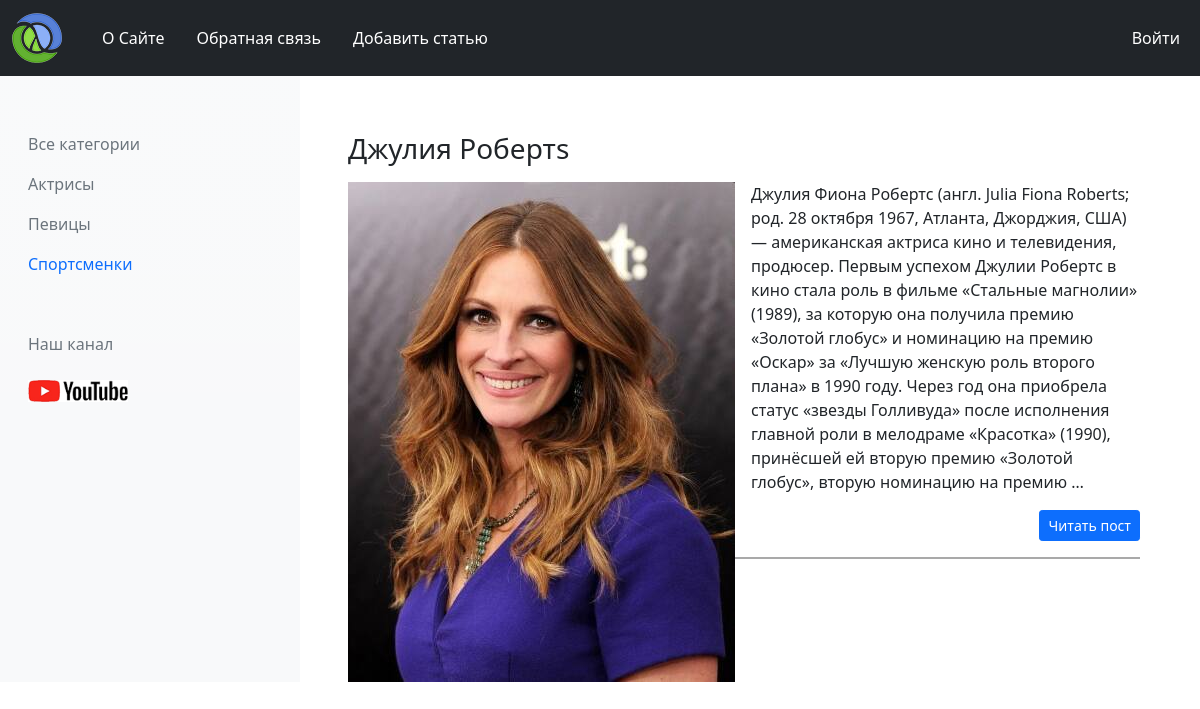
The page /category/sportsmenki on the database its author committed.
### deflor/models.py (models this page shows, shortened)
class Category(models.Model):
    name = models.CharField(max_length=100)
    slug = models.SlugField(max_length=100, db_index=True, unique=True, null=True, verbose_name="URL")
    def get_absolute_url(self):
        return reverse("category", kwargs={'cat_slug': self.slug})
    class Meta:
        verbose_name = "Категории"
        verbose_name_plural = "Категории"

class Women(models.Model):
    title = models.CharField(max_length=255, verbose_name="Имя")
    slug = models.SlugField(max_length=100, db_index=True, unique=True, null=True, verbose_name="URL")
    content = models.TextField(blank=True, verbose_name="Описание")
    photo = models.ImageField(upload_to="photos/%Y/%m/%d/", verbose_name="Фото")
    time_create = models.DateTimeField(auto_now_add=True, verbose_name="Время создания")
    time_update = models.DateTimeField(auto_now=True, verbose_name="Время изменения")
    is_published = models.BooleanField(default=True, verbose_name="Опубликован")
    cat = models.ForeignKey('Category', on_delete=models.PROTECT, null=True, verbose_name="Категория")
    def get_absolute_url(self):
        return reverse("show", kwargs={'post_slug': self.slug})
    class Meta:
        verbose_name = "Известные женщины"
        verbose_name_plural = "Известные женщины"

### deflor/views.py (the view)
# urls.py: path('category/<slug:cat_slug>', ShowCategory.as_view(), name="category"),
class ShowCategory(ListView):
    model = Women
    template_name = "deflor/category.html"
    context_object_name = 'womens'
    def get_context_data(self, **kwargs):
        context = super().get_context_data(**kwargs)
        context['category'] = Category.objects.all()
        context['menu'] = menu
        context['title'] = Category.objects.get(slug=self.kwargs["cat_slug"]).name
        context['cat_select'] = context['womens'][0].cat_id
        return context
    def get_queryset(self):
        return Women.objects.filter(cat__slug=self.kwargs["cat_slug"], is_published=True)

### deflor/templates/deflor/category.html (shortened to what this page needs)
{% extends "deflor/base.html" %}
{% load thumbnail %}
{% block content %}
{% for women in womens %}
<div class="row">
    <div class="col ps-5">
        <div class="content_text pb-3 me-5">
            <h3 class="pb-2 pt-2"> {{ women.title }}</h3>
            <div class="float-start pe-3">
                {% thumbnail women.photo "200x200" crop="center" as im %}
                <img src="{{ im.url }}">
                {% endthumbnail %}
            </div>
            {{ women.content|linebreaks|truncatechars:550 }}
            <div class="d-flex justify-content-end">
                <a href="{{ women.get_absolute_url }}" class="btn btn-primary btn-sm" type="button">Читать пост</a>
            </div>
        </div>
    </div>
</div>
{% endfor %}
{% endblock content %}

### deflor/templates/deflor/base.html (shortened to what this page needs)
{% load static %}
<!DOCTYPE html>
<html lang="ru">
<head>
    <link rel="stylesheet" href="https://cdn.jsdelivr.net/npm/bootstrap-icons@1.9.1/font/bootstrap-icons.css">
    <link href="https://cdn.jsdelivr.net/npm/bootstrap@5.0.2/dist/css/bootstrap.min.css" rel="stylesheet"
>
    <link rel="stylesheet" href="{% static 'deflor/css/style.css' %}">
</head>
<body>
<nav class="navbar navbar-expand-lg navbar-dark bg-dark">
    <div class="container-fluid">
        <a class="navbar-brand" href="{% url 'home_page' %}">
            <img src="{% static 'deflor/image/logo.png' %}" alt="" width="50" height="50">
        </a>
        <div class="collapse navbar-collapse justify-content-between navbarSupportedContent">
            <ul class="navbar-nav">
                {% for m in menu %}
                <li class="nav-item">
                    <a class="nav-link ps-4 active" aria-current="page" href="{% url m.url_name %}">{{m.title}}</a>
                </li>
                {% endfor %}
            </ul>
            <div class="navbar-nav">
                <div class="col nav-item ps-4 ">
                    <a class="nav-link active" aria-current="page" href="{% url 'login' %}">Войти</a>
                </div>
            </div>
        </div>
    </div>
</nav>
<div class="container-fluid">
    <div class="row">
        <div class="col-md-3 pt-5 d-none d-lg-block bg-light bg-gradient">
            <nav class="left-nav">
                {% if cat_select %}
                <a class="nav-link text-secondary" aria-current="page" href="{% url 'home_page' %}">Все категории</a>
                {% else %}
                <a class="nav-link active" aria-current="page" href="{% url 'home_page' %}">Все категории</a>
                {% endif %}
                {% for cat in category %}
                {% if cat.id == cat_select %}
                <a class="nav-link active" href="{{ cat.get_absolute_url }}">{{ cat.name }}</a>
                {% else %}
                <a class="nav-link text-secondary" href="{{ cat.get_absolute_url }}">{{ cat.name }}</a>
                {% endif %}
                {% endfor %}
                <div class="canal ps-3 pt-5 text-secondary">Наш канал</div>
                <img class="ms-3 mt-4 youtube_a" src="{% static 'deflor/image/share_yt.png' %}" alt="Youtube">
            </nav>
        </div>
        <div class="col-md-9 mt-5">
            {% block content %}
            {% endblock content %}
        </div>
    </div>
</div>
</body>
</html>

### deflor/static/deflor/css/style.css (style rules this page uses)
.youtube_a { width: 100px; }
.content_text { border-bottom: 2px solid darkgray; }

### rows shown on the page
Category: name "Актрисы"
Category: name "Певицы"
Category: name "Спортсменки"
Women: title "Джулия Робертs", content "Джулия Фиона Робертс (англ. Julia Fiona Roberts; род. 28 октября 1967, Атланта, Джорджия, США) — американская актриса кино и телевидения, продюсер. Первым успехом Джулии Робертс в кино стала роль в фильме «Стальные магнолии» (1989), за которую она получила премию «Золотой глобус» и номинацию на премию «Оскар» за «Лучшую женскую роль второго плана» в 1990 году. Через год она приобрела статус «звезды Голливуда» после исполнения главной роли в мелодраме «Красотка» (1990), принёсшей ей вторую премию «Золотой глобус», вторую номинацию на премию …"

### other values the page prints
{{ m.title }} "О Сайте" "Обратная связь" "Добавить статью"
